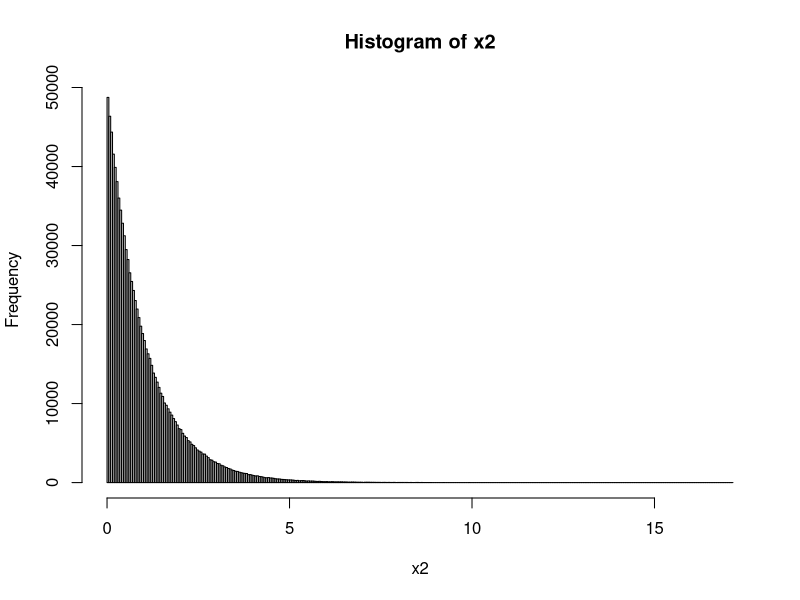
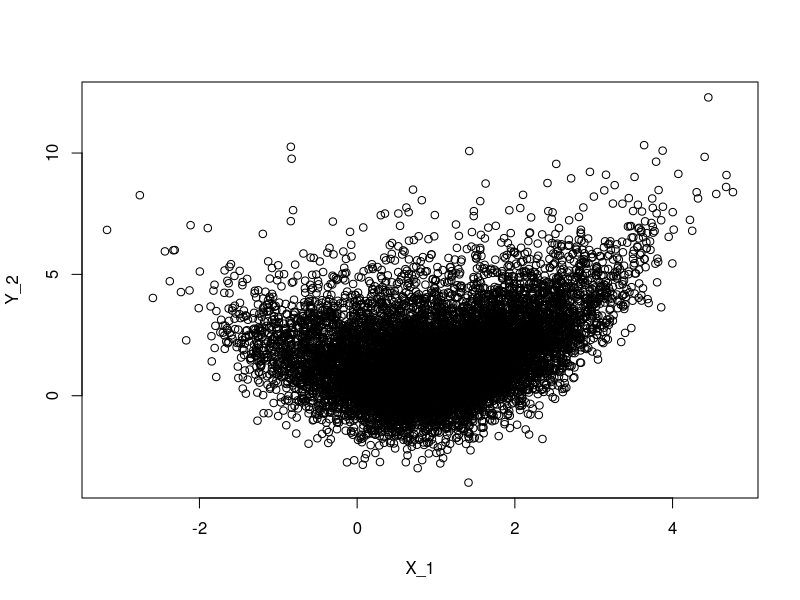
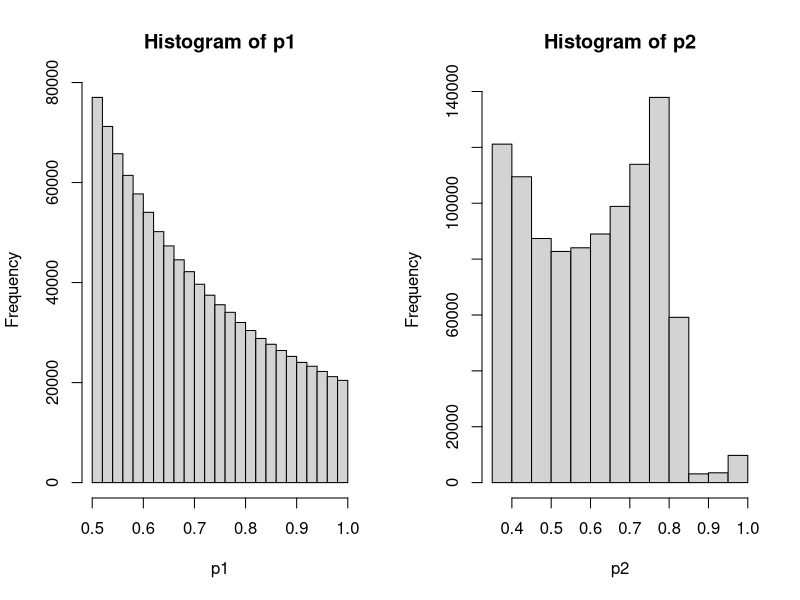
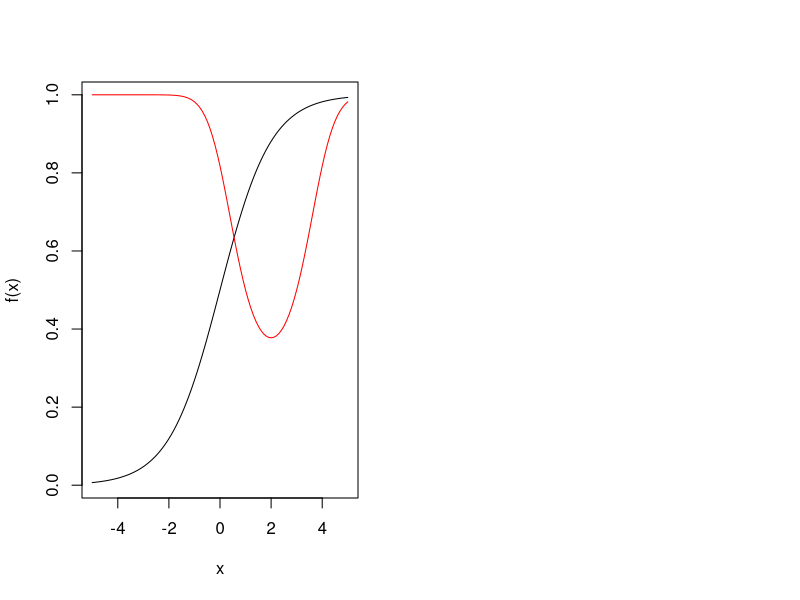

Recreate these plots in R, in order.
## ---- chunk 1
set.seed(123)
N <- 1e6 ## 1000000
x1 <- rnorm(n = N, mean = 1, sd = 1)
x2 <- rexp(n = N, rate = 1)
epsilon <- rnorm(n = N) # rnorm(N)
y1 <- 1 + x1 + x2 + epsilon
y2 <- 0.5*(x1 - 0.5)^2 + x2 + epsilon
p1 <- exp(x2)/(1+exp(x2))
p2 <- exp(-0.5+0.5*(x2-2)^2)/(1+exp(-0.5+0.5*(x2-2)^2))
populacja <- data.frame(x1,x2,y1,y2,p1,p2)
head(populacja)
## ---- chunk 2
set.seed(123)
flag_bd1 <- rbinom(n = N, size = 1, prob = populacja$p1)
table(flag_bd1)
## ---- chunk 3
c("big data"=mean(populacja[flag_bd1 == 1, "y1"]), "wartość prawdziwa" = mean(y1))
## ---- chunk 4
hist(x2, breaks = "scott")
## ---- chunk 5
## ograniczam liczbę punktów bo jest ich bardzo dużo (biorę 10k)
set.seed(1234)
los <- sample(1:N,10000, replace = F)
plot(x1[los], y2[los],
     xlab = "X_1",
     ylab = "Y_2")
## ---- chunk 6
par(mfrow = c(1,2))
hist(p1)
hist(p2)
## ---- chunk 7
curve(expr = exp(x)/(1+exp(x)), 
      from = -5, to = 5,
      ylab = "f(x)")
curve(expr = exp(-0.5+0.5*(x-2)^2)/(1+exp(-0.5+0.5*(x-2)^2)), 
      from = -5, to = 5,
      add = TRUE,
      col = "red",
      ylab = "")
